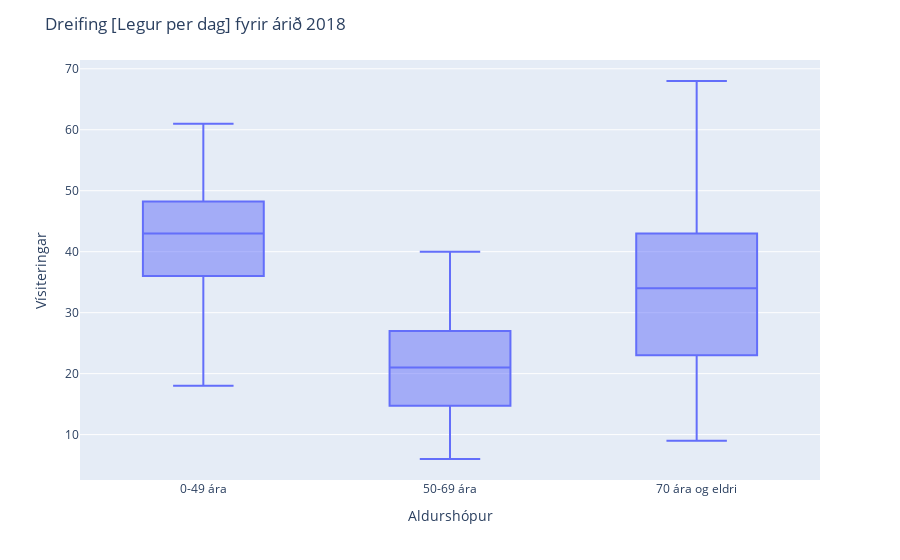

Source (notebook cell):
### Markdown cell above
Hópað saman eftir aldri og dagsetningu innritunar þ.a. talið sé hve oft fólk kemur inn á hverjum degi. Ekki er tekið tillit til legutíma.

### Code cell
df = filtered_df
grouped_df = df.groupby(['Dagsetning innritunar', 'Aldursflokkur']).size().reset_index(name='Fjöldi koma')

fig = px.box(grouped_df, x='Aldursflokkur', y='Fjöldi koma')

fig.update_layout(xaxis_title='Aldurshópur', yaxis_title='Vísiteringar',title="Dreifing [Legur per dag] fyrir árið 2018")

fig.show() # Tekið saman fjöldi fólks sem var innritað á hverjum degi
           # Ekki er tekið tillit til legutíma

### Figure 1 — Plotly figure (JSON) as saved in the notebook; plotly's stock layout.template omitted (floating-point values rounded to 4 significant figures; data arrays with more than 128 entries replaced by an {"elided": "..."} marker saying what was removed)
{"data": [{"alignmentgroup": "True", "hovertemplate": "Aldursflokkur=%{x}<br>Fjöldi koma=%{y}<extra></extra>", "legendgroup": "", "marker": {"color": "#636efa"}, "name": "", "notched": false, "offsetgroup": "", "orientation": "v", "showlegend": false, "type": "box", "x": {"elided": "1095 str values"}, "x0": " ", "xaxis": "x", "y": {"elided": "1095 int values"}, "y0": " ", "yaxis": "y"}], "layout": {"boxmode": "group", "legend": {"tracegroupgap": 0}, "margin": {"t": 60}, "title": {"text": "Dreifing [Legur per dag] fyrir árið 2018"}, "xaxis": {"anchor": "y", "domain": [0, 1], "title": {"text": "Aldurshópur"}}, "yaxis": {"anchor": "x", "domain": [0, 1], "title": {"text": "Vísiteringar"}}}}
